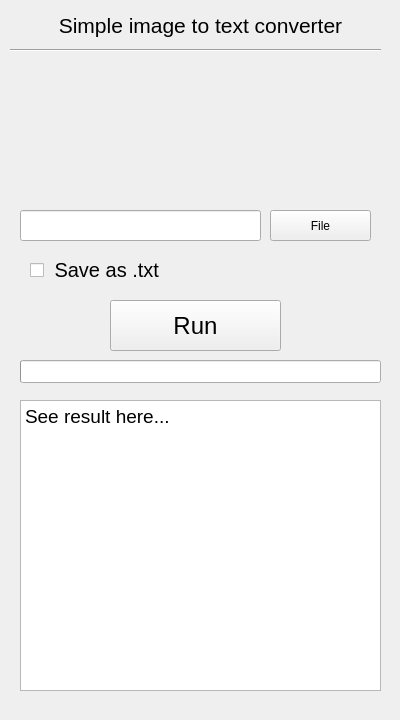
<?xml version="1.0" encoding="UTF-8"?>
<ui version="4.0">
 <class>mainWindow</class>
 <widget class="QMainWindow" name="mainWindow">
  <property name="geometry">
   <rect>
    <x>0</x>
    <y>0</y>
    <width>400</width>
    <height>720</height>
   </rect>
  </property>
  <property name="windowTitle">
   <string>EasyOCR</string>
  </property>
  <widget class="QWidget" name="centralwidget">
   <widget class="QLabel" name="name">
    <property name="geometry">
     <rect>
      <x>10</x>
      <y>5</y>
      <width>381</width>
      <height>41</height>
     </rect>
    </property>
    <property name="font">
     <font>
      <pointsize>16</pointsize>
     </font>
    </property>
    <property name="text">
     <string>Simple image to text converter</string>
    </property>
    <property name="alignment">
     <set>Qt::AlignCenter</set>
    </property>
   </widget>
   <widget class="Line" name="line">
    <property name="geometry">
     <rect>
      <x>10</x>
      <y>40</y>
      <width>371</width>
      <height>20</height>
     </rect>
    </property>
    <property name="orientation">
     <enum>Qt::Horizontal</enum>
    </property>
   </widget>
   <widget class="QProgressBar" name="progressBar">
    <property name="enabled">
     <bool>true</bool>
    </property>
    <property name="geometry">
     <rect>
      <x>20</x>
      <y>360</y>
      <width>361</width>
      <height>23</height>
     </rect>
    </property>
    <property name="value">
     <number>0</number>
    </property>
    <property name="textVisible">
     <bool>false</bool>
    </property>
   </widget>
   <widget class="QPushButton" name="btn_run">
    <property name="geometry">
     <rect>
      <x>110</x>
      <y>300</y>
      <width>171</width>
      <height>51</height>
     </rect>
    </property>
    <property name="font">
     <font>
      <pointsize>18</pointsize>
     </font>
    </property>
    <property name="text">
     <string>Run</string>
    </property>
   </widget>
   <widget class="QTextBrowser" name="result_box">
    <property name="geometry">
     <rect>
      <x>20</x>
      <y>400</y>
      <width>361</width>
      <height>291</height>
     </rect>
    </property>
    <property name="cursor" stdset="0">
     <cursorShape>IBeamCursor</cursorShape>
    </property>
    <property name="html">
     <string>&lt;!DOCTYPE HTML PUBLIC &quot;-//W3C//DTD HTML 4.0//EN&quot; &quot;http://www.w3.org/TR/REC-html40/strict.dtd&quot;&gt;
&lt;html&gt;&lt;head&gt;&lt;meta name=&quot;qrichtext&quot; content=&quot;1&quot; /&gt;&lt;style type=&quot;text/css&quot;&gt;
p, li { white-space: pre-wrap; }
&lt;/style&gt;&lt;/head&gt;&lt;body style=&quot; font-family:'.AppleSystemUIFont'; font-size:13pt; font-weight:400; font-style:normal;&quot;&gt;
&lt;p style=&quot; margin-top:0px; margin-bottom:0px; margin-left:0px; margin-right:0px; -qt-block-indent:0; text-indent:0px;&quot;&gt;&lt;span style=&quot; font-size:14pt;&quot;&gt;See result here...&lt;/span&gt;&lt;/p&gt;&lt;/body&gt;&lt;/html&gt;</string>
    </property>
   </widget>
   <widget class="QCheckBox" name="as_txt">
    <property name="geometry">
     <rect>
      <x>30</x>
      <y>260</y>
      <width>191</width>
      <height>20</height>
     </rect>
    </property>
    <property name="font">
     <font>
      <pointsize>15</pointsize>
     </font>
    </property>
    <property name="layoutDirection">
     <enum>Qt::LeftToRight</enum>
    </property>
    <property name="text">
     <string> Save as .txt</string>
    </property>
   </widget>
   <widget class="QLineEdit" name="file_path">
    <property name="geometry">
     <rect>
      <x>20</x>
      <y>210</y>
      <width>241</width>
      <height>31</height>
     </rect>
    </property>
   </widget>
   <widget class="QPushButton" name="file">
    <property name="geometry">
     <rect>
      <x>270</x>
      <y>210</y>
      <width>101</width>
      <height>31</height>
     </rect>
    </property>
    <property name="text">
     <string>File</string>
    </property>
   </widget>
   <widget class="QLabel" name="label">
    <property name="geometry">
     <rect>
      <x>20</x>
      <y>70</y>
      <width>361</width>
      <height>111</height>
     </rect>
    </property>
    <property name="text">
     <string/>
    </property>
    <property name="pixmap">
     <pixmap>../../../Downloads/img.jpeg</pixmap>
    </property>
    <property name="scaledContents">
     <bool>true</bool>
    </property>
   </widget>
  </widget>
 </widget>
 <resources/>
 <connections/>
</ui>
